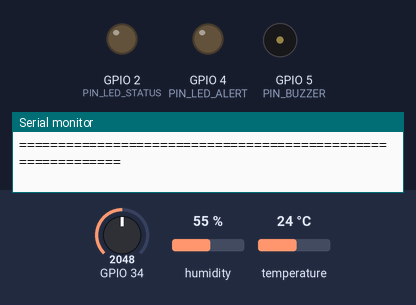
The sketch below on a simulated ESP32. Shown: output pins drawn as LEDs (lit = HIGH), buzzer (waves = sounding), the last lines printed to the serial monitor. Inputs (shaded band) come from the test bench; at power-on: temperature 24 °C, GPIO 34 = 2048, humidity 55 % (analog values on the 0–4095 scale). WiFi joins after 1.5 s; servers stay silent unless stated; storage starts empty; no MQTT or app messages arrive unless stated.

Above: at 2.3 s.
2.4 s: temperature set to 35.1 °C
At 4.2 s:
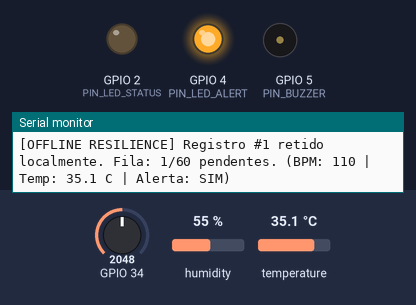
10.5 s: temperature set to 36.5 °C
At 12.8 s:
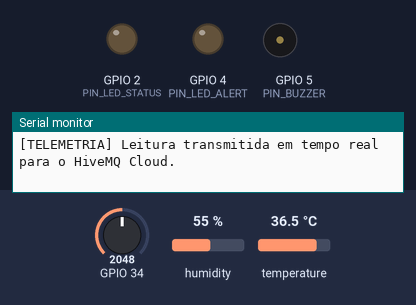
18.7 s: GPIO 34 set to 2741
25.2 s: GPIO 34 set to 2824
At 27.1 s:
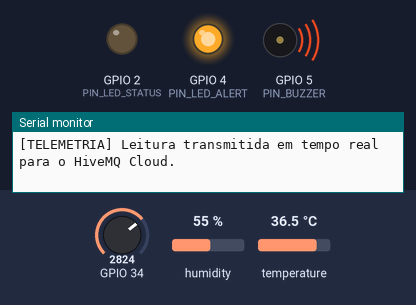
29.4 s: GPIO 34 set to 2071
37.2 s: GPIO 34 set to 1984
Timing chart, 0 to 42.4 s (numbered marks = the images above; inputs shaded):
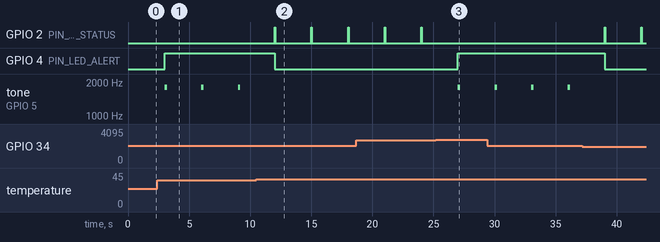

The sketch:

cardioia.ino
```cpp
/**
 * ==============================================================================
 * PROJETO CARDIOIA – A NOVA ERA DA CARDIOLOGIA INTELIGENTE
 * Atividade Academica FIAP - Internet of Things & Edge Computing
 *
 * Descricao: Firmware principal do dispositivo vestivel inteligente de
 *            monitoramento cardiaco baseado no microcontrolador ESP32.
 *
 * Funcionalidades:
 *  - Edge Computing: Captura e analise clinica local de sinais vitais (BPM, Temp, Umidade).
 *  - Deteccao de Anomalias na Borda: Disparo imediato de alarmes para FC > 120 BPM ou Temp > 38C.
 *  - Resiliencia Offline: Armazenamento em fila FIFO e SPIFFS com sincronizacao automatica.
 *  - Cloud IoT & MQTT: Integracao com HiveMQ Cloud e transmissao de telemetria JSON.
 * ==============================================================================
 */

#include <Arduino.h>
#include "config.h"
#include "sensors.h"
#include "offline_manager.h"
#include "mqtt_manager.h"

// Instancias dos modulos do sistema
SensorsManager sensors;
OfflineManager offlineStorage;
MqttManager mqttCloud;

// Variaveis de controle temporal (Multitarefa cooperativa baseada em millis)
unsigned long lastSensorSampleTime = 0;
unsigned long lastSyncStepTime = 0;
bool wasOfflinePreviously = false;

// Prototipos de funcoes locais
void handleLocalActuators(const VitalsReading &reading);
void printTelemetryLog(const VitalsReading &reading, bool isConnected);
void processOfflineSynchronization();

void setup() {
  Serial.begin(115200);
  delay(1000);

  Serial.println("\n============================================================");
  Serial.println("   CARDIOIA - SISTEMA INTELIGENTE DE MONITORAMENTO CARDIACO ");
  Serial.println("        FIAP - Engenharia de Software / Pos-Graduacao       ");
  Serial.println("============================================================");
  Serial.printf("Dispositivo: %s | Paciente: %s\n", DEVICE_ID, PATIENT_ID);
  Serial.println("Inicializando componentes de hardware e firmware...");

  // Configuracao dos pinos de atuadores locais
  pinMode(PIN_LED_STATUS, OUTPUT);
  pinMode(PIN_LED_ALERT, OUTPUT);
  pinMode(PIN_BUZZER, OUTPUT);

  digitalWrite(PIN_LED_STATUS, LOW);
  digitalWrite(PIN_LED_ALERT, LOW);
  digitalWrite(PIN_BUZZER, LOW);

  // Inicializacao dos sensores (DHT22 e ADC Potenciometro)
  sensors.begin();

  // Inicializacao do subsistema de armazenamento local (RAM + SPIFFS)
  offlineStorage.begin();

  // Inicializacao da camada de rede e comunicacao MQTT
  mqttCloud.begin();

  Serial.println("[SISTEMA] Inicializacao concluida. Monitoramento cardiaco ativo!");
  Serial.println("============================================================\n");
}

void loop() {
  unsigned long currentMillis = millis();

  // 1. Manutencao da pilha de comunicacao Wi-Fi e MQTT
  mqttCloud.loop();

  // 2. Deteccao de transicao de estado (Reconexao a Nuvem)
  bool isConnected = mqttCloud.isConnected();
  if (isConnected && wasOfflinePreviously) {
    Serial.println("\n************************************************************");
    Serial.printf("[CONEXAO RESTAURADA] Reconectado a nuvem! %d registros pendentes para sincronizar.\n",
                  offlineStorage.getCount());
    Serial.println("************************************************************\n");
    wasOfflinePreviously = false;
  } else if (!isConnected && !wasOfflinePreviously) {
    wasOfflinePreviously = true;
  }

  // 3. Processamento continuo de sincronizacao de dados retidos offline (sem travar o loop)
  if (isConnected && !offlineStorage.isEmpty()) {
    if (currentMillis - lastSyncStepTime >= SYNC_INTERVAL_MS) {
      lastSyncStepTime = currentMillis;
      processOfflineSynchronization();
    }
  }

  // 4. Ciclo periodico de leitura e processamento local dos sensores (Edge Computing)
  if (currentMillis - lastSensorSampleTime >= SENSOR_READ_INTERVAL_MS) {
    lastSensorSampleTime = currentMillis;

    // A. Captura e avaliacao algoritmica na borda
    VitalsReading reading = sensors.readAll();

    // B. Atuacao fisica imediata na borda (Zero Latency Edge Response)
    handleLocalActuators(reading);

    // C. Impressao de diagnostico no Monitor Serial
    printTelemetryLog(reading, isConnected);

    // D. Decisao de roteamento: Nuvem Direta vs Fila Local Resiliente
    if (isConnected) {
      // Se houver itens offline anteriores, eles tem prioridade (FIFO).
      // Caso a fila esteja vazia, envia a leitura atual em tempo real.
      if (offlineStorage.isEmpty()) {
        bool sent = mqttCloud.publishTelemetry(reading, 0, false);
        if (sent) {
          Serial.println("[TELEMETRIA] Leitura transmitida em tempo real para o HiveMQ Cloud.");
        } else {
          Serial.println("[TELEMETRIA] Falha no envio imediato. Armazenando na fila de contingencia.");
          offlineStorage.enqueue(reading);
        }
      } else {
        // Enfileira para preservar ordem cronologica estrita
        offlineStorage.enqueue(reading);
      }
    } else {
      // Dispositivo offline: armazena na memoria local protegida
      Serial.println("[MODO OFFLINE] Sem conexao ativa. Gravando leitura no buffer local resiliente.");
      offlineStorage.enqueue(reading);
    }
  }
}

/**
 * Controle de atuadores na borda (Edge Computing):
 * Dispara alertas visuais e sonoros instantaneamente em caso de anomalia clinica.
 */
void handleLocalActuators(const VitalsReading &reading) {
  if (reading.isAlert) {
    // Estado de Alerta: Liga LED Vermelho e ativa alarme sonoro
    digitalWrite(PIN_LED_ALERT, HIGH);
    digitalWrite(PIN_LED_STATUS, LOW);

    // Emissao de tom sonoro pulsado para atencao medica
    tone(PIN_BUZZER, 1800, 200); // 1.8 kHz por 200ms
  } else {
    // Estado Normal: Apaga LED Vermelho e desliga Buzzer
    digitalWrite(PIN_LED_ALERT, LOW);
    noTone(PIN_BUZZER);
    digitalWrite(PIN_BUZZER, LOW);

    // Pisca rapidamente o LED Verde indicando batimento/operacao saudavel
    digitalWrite(PIN_LED_STATUS, HIGH);
    delay(50);
    digitalWrite(PIN_LED_STATUS, LOW);
  }
}

/**
 * Sincronizacao automatica dos dados armazenados durante o periodo offline
 */
void processOfflineSynchronization() {
  OfflineTelemetryRecord record;
  if (!offlineStorage.peek(record)) {
    return; // Fila vazia
  }

  Serial.printf("[SINCRONIZACAO] Transmitindo registro pendente #%u (Gravado ha %lu ms atras)...\n",
                record.sequenceNumber, millis() - record.recordedAtMs);

  // Envia com a flag is_synced = true e timestamp original da medicao
  bool published = mqttCloud.publishTelemetry(record.vitals,
                                             offlineStorage.getCount() - 1,
                                             true,
                                             record.recordedAtMs);

  if (published) {
    // So deleta apos confirmacao do broker MQTT (Garantia de nao perda de dados)
    offlineStorage.confirmTransmission();
  } else {
    Serial.println("[SINCRONIZACAO] Broker ocupado ou falha temporaria. Manteremos o dado na fila.");
  }
}

/**
 * Exibicao formatada dos parametros vitais no Monitor Serial
 */
void printTelemetryLog(const VitalsReading &reading, bool isConnected) {
  Serial.println("\n----------------- [CARDIOIA - TELEMETRIA] -----------------");
  Serial.printf("Tempo de Atividade: %lu s | Status de Conexao: %s\n",
                millis() / 1000, isConnected ? "ONLINE (Nuvem)" : "OFFLINE (Borda)");
  Serial.printf("Frequencia Cardiaca: %d BPM %s\n",
                reading.bpm, reading.bpm >= BPM_ALERT_THRESHOLD ? ">>> [ALERTA TAQUICARDIA] <<<" : "");
  Serial.printf("Temperatura Corporal: %.1f C %s\n",
                reading.temperature, reading.temperature >= TEMP_ALERT_THRESHOLD ? ">>> [ALERTA FEBRE] <<<" : "");
  Serial.printf("Umidade Ambiente:    %.1f %%\n", reading.humidity);
  Serial.printf("Classificacao Borda: %s\n", reading.alertType);
  Serial.printf("Diagnostico Clinico: %s\n", reading.alertMessage);
  Serial.printf("Fila Offline em RAM: %d / %d registros retidos\n",
                offlineStorage.getCount(), MAX_OFFLINE_RECORDS);
  Serial.println("-----------------------------------------------------------\n");
}
```

mqtt_manager.h
```cpp
/**
 * ==============================================================================
 * PROJETO CARDIOIA - A NOVA ERA DA CARDIOLOGIA INTELIGENTE (FIAP)
 * Arquivo: mqtt_manager.h
 * Descricao: Gerenciador de Comunicacao de Rede Wi-Fi e Protocolo MQTT
 *            (Compativel com HiveMQ Cloud via TLS/SSL e broker aberto).
 * ==============================================================================
 */

#ifndef CARDIOIA_MQTT_MANAGER_H
#define CARDIOIA_MQTT_MANAGER_H

#include <WiFi.h>
#include <WiFiClientSecure.h>
#include <PubSubClient.h>
#include <ArduinoJson.h>
#include "config.h"
#include "sensors.h"
#include "offline_manager.h"

class MqttManager {
private:
  WiFiClient standardClient;
  WiFiClientSecure secureClient;
  PubSubClient client;

  unsigned long lastWifiRetryMs;
  unsigned long lastMqttRetryMs;
  bool isConnectedState;

public:
  MqttManager() : lastWifiRetryMs(0), lastMqttRetryMs(0), isConnectedState(false) {}

  void begin() {
    Serial.println("\n[MQTT / CLOUD] Configurando subsistema de comunicacao em nuvem...");

    WiFi.mode(WIFI_STA);

    #if MQTT_USE_TLS
      // No ESP32, setInsecure() permite comunicacao TLS com HiveMQ Cloud (Porta 8883)
      // sem exigir o armazenamento do certificado CA raiz no flash, reduzindo consumo de memoria.
      secureClient.setInsecure();
      client.setClient(secureClient);
      Serial.printf("[MQTT / CLOUD] Modo SEGURO ativado (TLS/SSL - Porta %d).\n", MQTT_PORT);
    #else
      client.setClient(standardClient);
      Serial.printf("[MQTT / CLOUD] Modo PADRAO ativado (TCP Nao Criptografado - Porta %d).\n", MQTT_PORT);
    #endif

    client.setServer(MQTT_BROKER, MQTT_PORT);
    client.setBufferSize(768); // Amplia o buffer interno do PubSubClient para suportar payloads JSON completos

    // Inicia primeira conexao Wi-Fi
    connectWiFi();
  }

  /**
   * Conecta a rede Wi-Fi configurada (nao bloqueante longo)
   */
  void connectWiFi() {
    if (WiFi.status() == WL_CONNECTED) {
      return;
    }

    Serial.printf("[WI-FI] Conectando a rede: %s ...\n", WIFI_SSID);
    WiFi.begin(WIFI_SSID, WIFI_PASSWORD);
  }

  /**
   * Mantem o loop do MQTT ativo e processa reconexoes de forma nao bloqueante
   */
  void loop() {
    unsigned long now = millis();

    // 1. Verificacao da conexao Wi-Fi
    if (WiFi.status() != WL_CONNECTED) {
      if (isConnectedState) {
        Serial.println("\n[WI-FI] >>> DESCONEXAO DETECTADA! Dispositivo operando em Modo Borda Resiliente (Offline) <<<");
        isConnectedState = false;
      }
      if (now - lastWifiRetryMs >= WIFI_RETRY_INTERVAL_MS) {
        lastWifiRetryMs = now;
        connectWiFi();
      }
      return;
    }

    // 2. Se o Wi-Fi esta OK mas o MQTT caiu, tenta reconectar ao broker
    if (!client.connected()) {
      if (isConnectedState) {
        Serial.println("\n[MQTT] >>> CONEXAO COM O BROKER PERDIDA! Ativando retencao offline <<<");
        isConnectedState = false;
      }
      if (now - lastMqttRetryMs >= MQTT_RETRY_INTERVAL_MS) {
        lastMqttRetryMs = now;
        reconnectMqtt();
      }
    } else {
      client.loop();
    }
  }

  /**
   * Tenta reconectar ao HiveMQ Cloud com credenciais e Last Will and Testament (LWT)
   */
  bool reconnectMqtt() {
    Serial.printf("[MQTT] Tentando conectar ao HiveMQ Cloud (%s:%d)...\n", MQTT_BROKER, MQTT_PORT);

    // Parametros do Last Will and Testament (LWT):
    // Se o dispositivo perder a conexao subitamente, o HiveMQ avisa o Node-RED automaticamente!
    const char* willTopic = TOPIC_STATUS;
    int willQoS = 1;
    bool willRetain = true;
    const char* willMessage = LWT_PAYLOAD_OFFLINE;

    bool connected = false;
    #if MQTT_USE_TLS
      connected = client.connect(MQTT_CLIENT_ID, MQTT_USERNAME, MQTT_PASSWORD,
                                 willTopic, willQoS, willRetain, willMessage);
    #else
      connected = client.connect(MQTT_CLIENT_ID, willTopic, willQoS, willRetain, willMessage);
    #endif

    if (connected) {
      Serial.println("[MQTT] >>> CONECTADO COM SUCESSO AO HIVEMQ CLOUD! <<<");
      isConnectedState = true;

      // Publica status ONLINE imediato
      client.publish(TOPIC_STATUS, LWT_PAYLOAD_ONLINE, true);

      // Pode assinar comandos remotos se necessario
      client.subscribe(TOPIC_COMMANDS);
      Serial.printf("[MQTT] Inscrito no topico de comandos: %s\n", TOPIC_COMMANDS);
      return true;
    } else {
      Serial.printf("[MQTT] Falha na conexao. Codigo de erro rc=%d. Nova tentativa em %ds.\n",
                    client.state(), MQTT_RETRY_INTERVAL_MS / 1000);
      return false;
    }
  }

  bool isConnected() {
    return (WiFi.status() == WL_CONNECTED) && client.connected();
  }

  /**
   * Publica telemetria completa em formato JSON estruturado e tambem nos topicos especificos
   */
  bool publishTelemetry(const VitalsReading &reading, int offlineQueueCount, bool isSynced = false, unsigned long originalTimestamp = 0) {
    if (!isConnected()) {
      return false;
    }

    #if ARDUINOJSON_VERSION_MAJOR >= 7
      JsonDocument doc;
    #else
      StaticJsonDocument<512> doc;
    #endif

    doc["device_id"] = DEVICE_ID;
    doc["patient_id"] = PATIENT_ID;
    doc["timestamp_ms"] = (originalTimestamp > 0) ? originalTimestamp : millis();
    doc["uptime_s"] = millis() / 1000;

    JsonObject vitals = doc.createNestedObject("vitals");
    vitals["heart_rate_bpm"] = reading.bpm;
    vitals["temperature_c"] = serialized(String(reading.temperature, 1));
    vitals["humidity_pct"] = serialized(String(reading.humidity, 1));

    JsonObject status = doc.createNestedObject("status");
    status["connection"] = "ONLINE";
    status["offline_queue_size"] = offlineQueueCount;
    status["is_synced_data"] = isSynced;

    JsonObject alerts = doc.createNestedObject("alerts");
    alerts["active"] = reading.isAlert;
    alerts["type"] = reading.alertType;
    alerts["message"] = reading.alertMessage;

    char jsonBuffer[512];
    serializeJson(doc, jsonBuffer);

    // 1. Publica no topico consolidado de telemetria
    bool pubOk = client.publish(TOPIC_TELEMETRY, jsonBuffer);

    if (pubOk) {
      // 2. Publica tambem nos topicos granulares para facil manipulacao
      char numBuffer[16];

      itoa(reading.bpm, numBuffer, 10);
      client.publish(TOPIC_BPM, numBuffer);

      dtostrf(reading.temperature, 4, 1, numBuffer);
      client.publish(TOPIC_TEMPERATURE, numBuffer);

      dtostrf(reading.humidity, 4, 1, numBuffer);
      client.publish(TOPIC_HUMIDITY, numBuffer);

      if (reading.isAlert) {
        #if ARDUINOJSON_VERSION_MAJOR >= 7
          JsonDocument alertDoc;
        #else
          StaticJsonDocument<256> alertDoc;
        #endif
        alertDoc["patient_id"] = PATIENT_ID;
        alertDoc["alert_type"] = reading.alertType;
        alertDoc["message"] = reading.alertMessage;
        alertDoc["bpm"] = reading.bpm;
        alertDoc["temperature"] = reading.temperature;
        alertDoc["timestamp"] = (originalTimestamp > 0) ? originalTimestamp : millis();

        char alertJson[256];
        serializeJson(alertDoc, alertJson);
        client.publish(TOPIC_ALERTS, alertJson);
      }
    }

    return pubOk;
  }
};

#endif // CARDIOIA_MQTT_MANAGER_H
```

Source omitted: offline_manager.h (6900 bytes), sensors.h (5508 bytes), config.h (5306 bytes)

Measured:
- the behaviour switches between 35.9 and 36 °C on temperature (found by bisection; images 1 and 2)
- the behaviour switches between 2777 and 2778 on GPIO 34 (found by bisection; images 2 and 3)
- after the input at 10.5 s, GPIO 2 (PIN_LED_STATUS): alternates HIGH for 0.05 s and LOW for 3.0 s, starting after 1.5 s; GPIO 4 (PIN_LED_ALERT): HIGH → LOW after 1.5 s; tone on GPIO 5 (PIN_BUZZER): stops changing and stays silent
- by itself, tone on GPIO 5 (PIN_BUZZER): alternates 1800 Hz for 0.20 s and silent for 2.8 s
